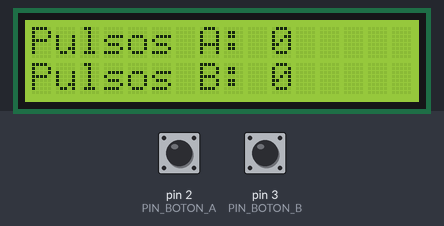
Bench run of a sketch on a simulated Arduino Uno, built with avr-gcc and run on an emulated ATmega328P. Parts: 16×2 character LCD. The inputs (shaded band) are chosen by the test bench; at power-on: pin 2 (PIN_BOTON_A) HIGH, pin 3 (PIN_BOTON_B) HIGH. What the sketch prints to the serial monitor is not drawn.

Above: at 3.2 s.
3.3 s: pin 2 (PIN_BOTON_A) pulled LOW for 0.15 s
At 3.55 s:
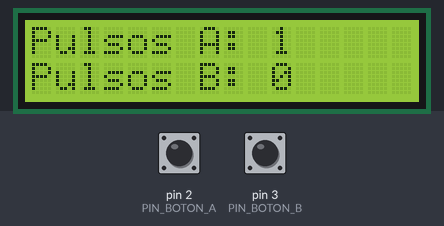
6.3 s: pin 3 (PIN_BOTON_B) pulled LOW for 0.15 s
At 6.7 s:
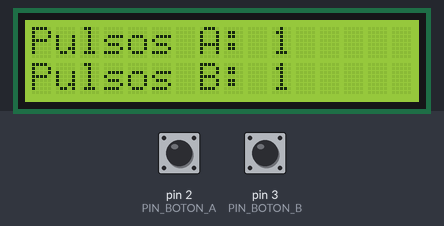
8.0 s: pin 2 (PIN_BOTON_A) pulled LOW for 1 s
At 8.28 s:
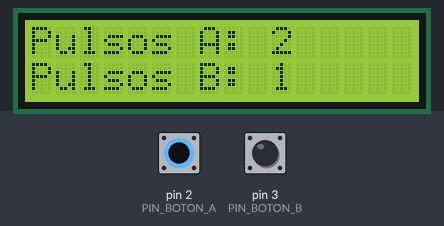
10.5 s: pin 3 (PIN_BOTON_B) pulled LOW for 1 s
At 11.8 s:
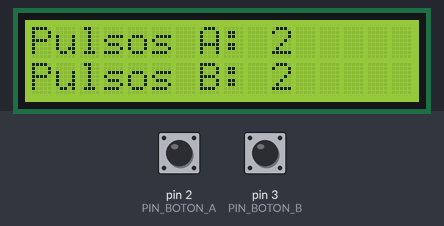
Timing chart, 0 to 13.5 s (numbered marks = the images above; inputs shaded):
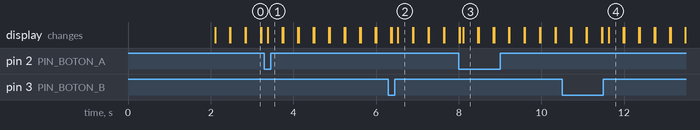

The sketch:

Ejercicio04-Cuenta_Pulsos.ino
```cpp
/*
   Ejercicio01 - Test del entrono de trabajo para el curso Programación con Arduino
   Web: https://www.aprendiendoarduino.com/cursos/programacion-arduino-2019/
   Montaje: https://github.com/jecrespo/aprendiendoarduino-Curso_Programacion_Arduino_2019/blob/master/Esquemas%20Montajes%20Pr%C3%A1cticas%20Fritzing/Curso_Programacion-Montaje%20Arduino_bb.png
*/

//Librerías pantalla LCD
#include <Wire.h>
#include <LiquidCrystal_I2C.h>


//PINES
#define PIN_BOTON_A 2
#define PIN_BOTON_B 3

int pulsos_a = 0;
int pulsos_b = 0;

//Objeto pantalla
LiquidCrystal_I2C lcd(0x3F, 16, 2); // set the LCD address to 0x27 for a 16 chars and 2 line display

void setup() {
  //Inicializo puerto serie
  Serial.begin(9600);

  //Inicializo Pines
  Serial.println(F("Inicializando pines digitales..."));
  pinMode(PIN_BOTON_A, INPUT_PULLUP);
  pinMode(PIN_BOTON_B, INPUT);

  //Inicializo pantalla
  Serial.println(F("Inicializando pantalla..."));
  lcd.init();
  lcd.backlight();
  lcd.setCursor(0, 0);
  lcd.print("Inicializando...");
  delay(2000);
  lcd.clear();

}

void loop() {
  //
  //    lcd.setCursor(0, 0);
  //    lcd.print("Prueba de Pantalla");
  //    lcd.setCursor(0, 1);
  //    lcd.print("Completada...");
  //
  //  }
  //  int pulsos_a = 0;
  //  int pulsos_b = 0;
  static boolean anterior_a = digitalRead(PIN_BOTON_A);
  static boolean anterior_b = digitalRead(PIN_BOTON_B);
  lcd.setCursor(0, 0);
  lcd.print("Pulsos A: ");
  lcd.print(pulsos_a);
  lcd.setCursor(0, 1);
  lcd.print("Pulsos B: ");
  lcd.print(pulsos_b);
  boolean estado_a = digitalRead(PIN_BOTON_A);
  boolean estado_b = digitalRead(PIN_BOTON_B);

  if (anterior_a != estado_a) {
    if (estado_a == LOW) {  //flanco descendente pull-up
      Serial.println(F("Pulsado boton A"));
      pulsos_a++;
      Serial.println("Numero pulsaciones boton A: " + (String)pulsos_a);
    }
  }

  if (anterior_b != estado_b) {
    if (estado_b == HIGH) {  //flanco ascendente pull-down
      Serial.println(F("Pulsado boton B"));
      pulsos_b++;
      Serial.println("Numero pulsaciones boton B: " + (String)pulsos_b);
    }
  }
  anterior_a = estado_a;
  anterior_b = estado_b;
  delay(50); //Evitar rebotes
  lcd.clear();
}
```

Measured:
- after the input at 6.3 s, the display: first differs from a run without the input after 0.23 s (image 2)
